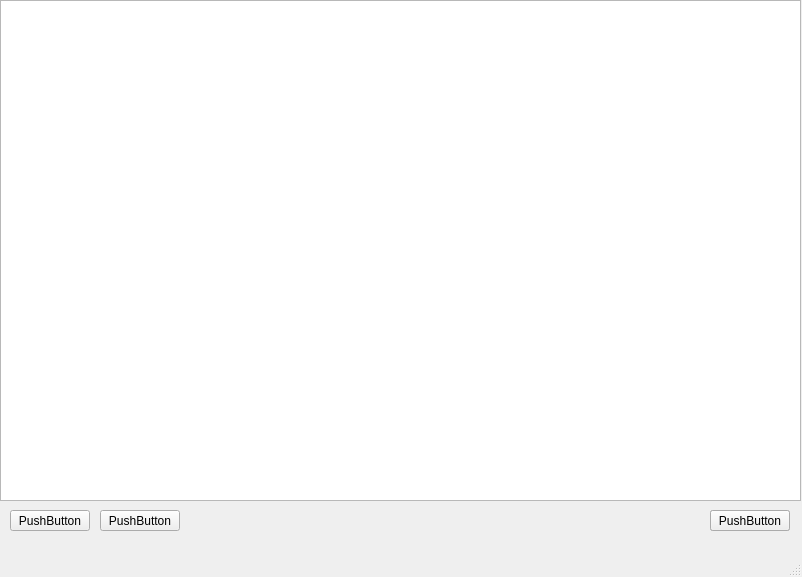
<?xml version="1.0" encoding="UTF-8"?>
<ui version="4.0">
 <class>MainWindow</class>
 <widget class="QMainWindow" name="MainWindow">
  <property name="geometry">
   <rect>
    <x>0</x>
    <y>0</y>
    <width>802</width>
    <height>577</height>
   </rect>
  </property>
  <property name="windowTitle">
   <string>MainWindow</string>
  </property>
  <widget class="QWidget" name="centralwidget">
   <widget class="QPushButton" name="pushButtonOpen">
    <property name="geometry">
     <rect>
      <x>10</x>
      <y>510</y>
      <width>80</width>
      <height>21</height>
     </rect>
    </property>
    <property name="text">
     <string>PushButton</string>
    </property>
   </widget>
   <widget class="QPushButton" name="pushButtonSave">
    <property name="geometry">
     <rect>
      <x>100</x>
      <y>510</y>
      <width>80</width>
      <height>21</height>
     </rect>
    </property>
    <property name="text">
     <string>PushButton</string>
    </property>
   </widget>
   <widget class="QTextEdit" name="textEdit">
    <property name="geometry">
     <rect>
      <x>0</x>
      <y>0</y>
      <width>801</width>
      <height>501</height>
     </rect>
    </property>
   </widget>
   <widget class="QPushButton" name="pushButtonHelp">
    <property name="geometry">
     <rect>
      <x>710</x>
      <y>510</y>
      <width>80</width>
      <height>21</height>
     </rect>
    </property>
    <property name="text">
     <string>PushButton</string>
    </property>
   </widget>
   <widget class="QPushButton" name="pushButtonHelpClose">
    <property name="geometry">
     <rect>
      <x>710</x>
      <y>510</y>
      <width>80</width>
      <height>21</height>
     </rect>
    </property>
    <property name="text">
     <string>PushButton</string>
    </property>
   </widget>
  </widget>
  <widget class="QMenuBar" name="menubar">
   <property name="geometry">
    <rect>
     <x>0</x>
     <y>0</y>
     <width>802</width>
     <height>20</height>
    </rect>
   </property>
  </widget>
  <widget class="QStatusBar" name="statusbar"/>
 </widget>
 <resources/>
 <connections/>
</ui>
